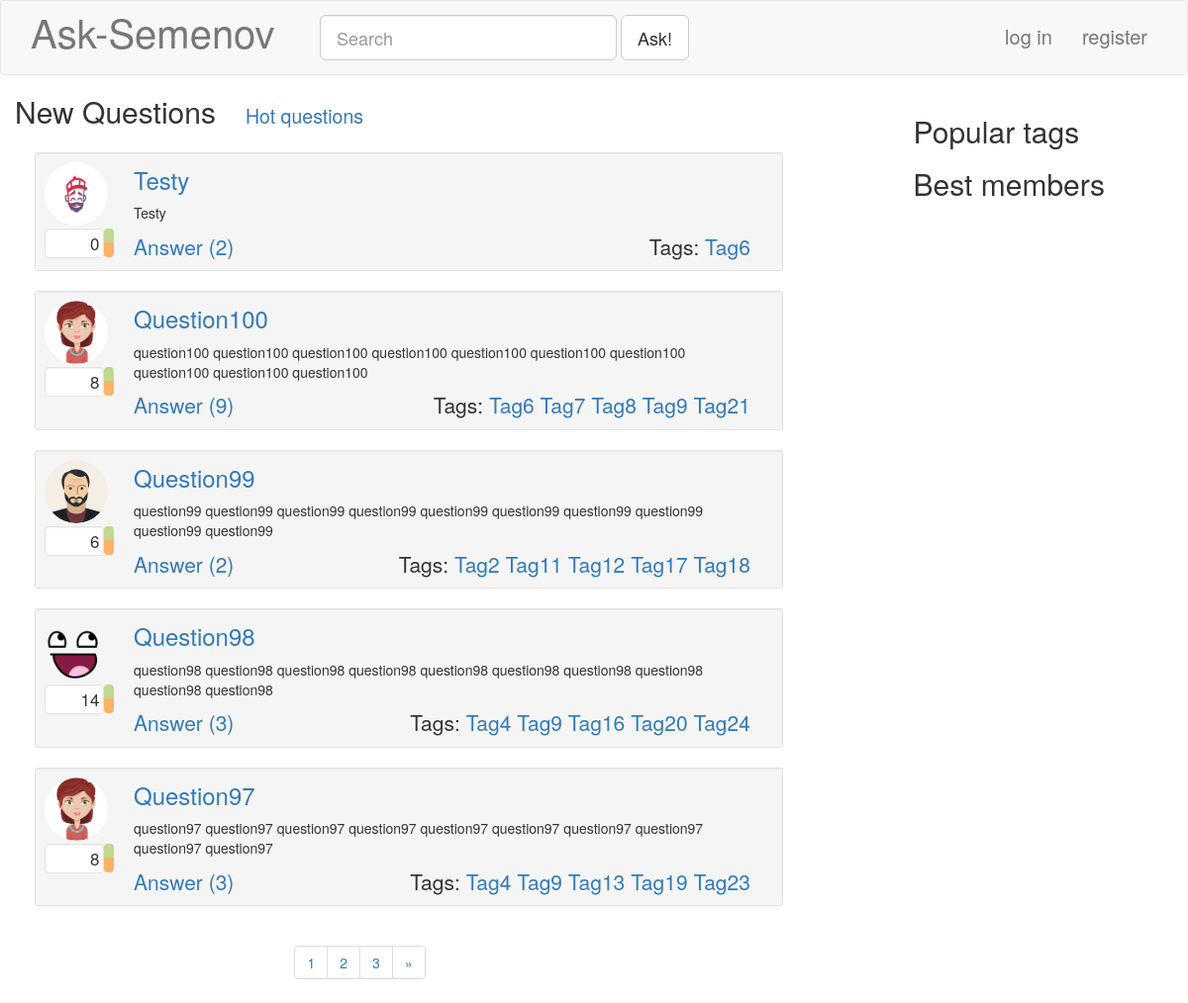
/, run on an earlier commit of the app's database.
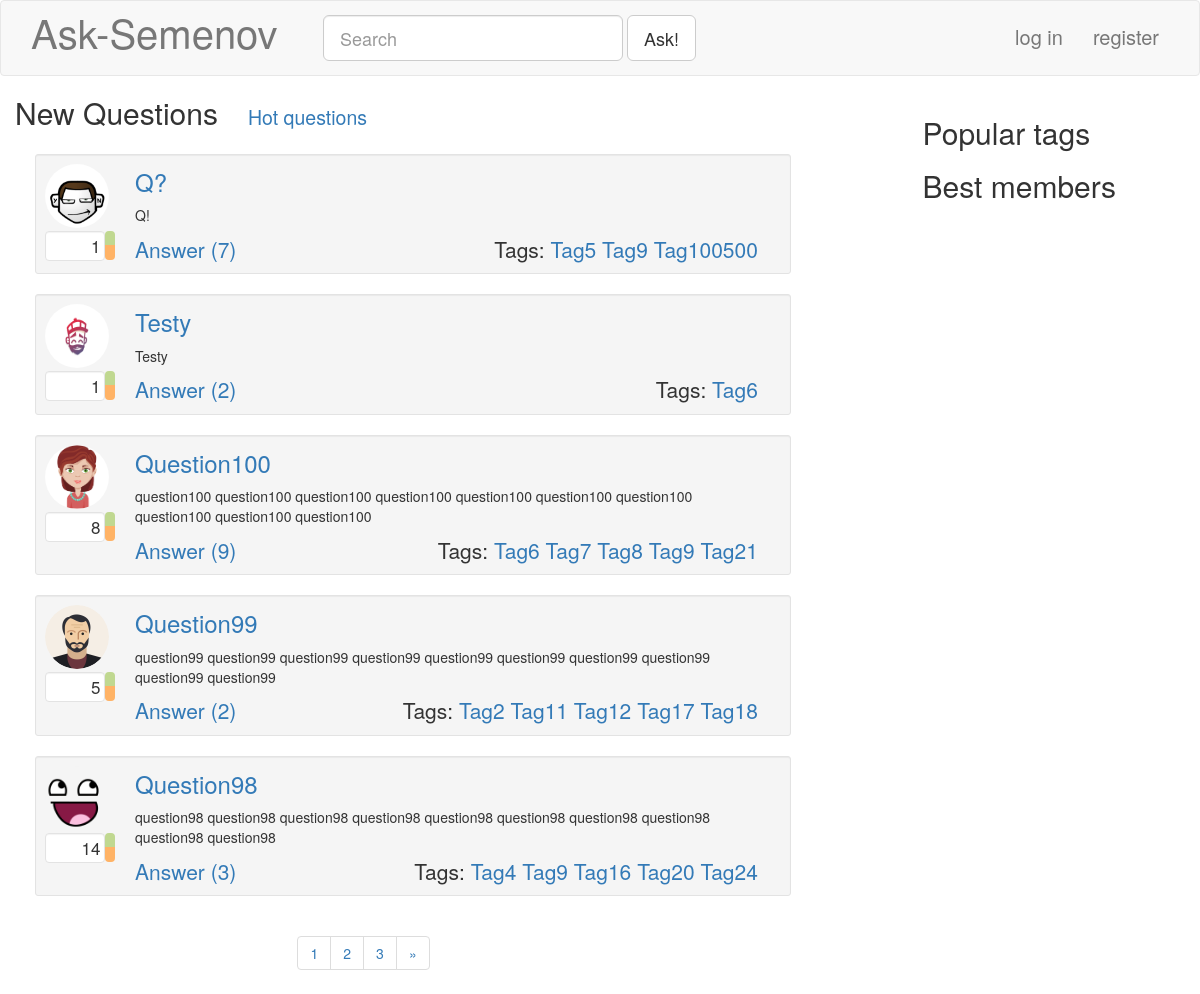
And on a later commit of the database.
### blog/models.py (models this page shows, shortened)
class Question( models.Model ):
	caption = models.CharField( null = False, blank = False, max_length = 100 )
	rating = models.IntegerField( null = False, default = 0 )
	text = models.TextField( null = False, blank = False )
	tags = models.ManyToManyField( 'Tag' )
	postDate = models.DateTimeField( null = False, blank = True, auto_now_add = True )
	author = models.ForeignKey( 'Profile', null = False, blank = False, on_delete = models.CASCADE )
	objects = QuestionManager()
	def answersCount( self ):
		return self.answer_set.count()
	class Meta:
		verbose_name = "Вопрос"
		verbose_name_plural = "Вопросы"

class Profile( models.Model ):
	user = models.OneToOneField( User, null = False, blank = False, on_delete = models.CASCADE )
	nickname = models.TextField( null = False, blank = False, max_length = 30 )
	image = models.ImageField( null = False, blank = True, upload_to = '', default = 'dummy.png', max_length = 100 )
	rating = models.IntegerField( null = False, default = 0 )
	objects = ProfileManager()
	class Meta:
		verbose_name = "Профиль"
		verbose_name_plural = "Профили"

class Tag( models.Model ):
	caption = models.CharField( unique = True, null = False, blank = False, max_length = 20 )
	objects = TagManager()
	def __str__( self ):
		return str( self.caption )
	class Meta:
		verbose_name = "Тэг"
		verbose_name_plural = "Тэги"

### blog/views.py (the view)
# urls.py: url(r'^$', blogViews.mainPage, name="mainPage"),
def mainPage( request ):
	result = makeBase( request );
	questions = Question.objects.date_sorted()
	result[ 'questions' ], result[ 'pageNumbers' ] = Paginate( request, questions, 5 )
	return render( request, 'index.html', result )

### blog/models.py (called while the page is built)
	def date_sorted( self ):
		return super( QuestionManager, self ).order_by( '-postDate', '-rating' )

### blog/views.py (called while the page is built)
def makeBase( request ):
	result = {
		'hotTags': cache.get( 'popular_tags' ),
		'bestMembers': cache.get( 'best_members' ),
	}
	if ( request.user.is_authenticated ):
		result[ 'profile' ] = Profile.objects.get_by_login( request.user.username )
	else:
		result[ 'profile' ] = None
	return result

def Paginate( request, container, perPage ):
	paginator = Paginator( container, perPage )
	pageNumber = request.GET.get( 'page' ) #gets page from get parameters
	try:
		page = paginator.page( pageNumber )
	except PageNotAnInteger:
		page = paginator.page( 1 )
	except EmptyPage:
		page = paginator.page( paginator.num_pages )
	pageNumbers = []
	for i in range( -2, 3 ):
		if ( page.number + i ) in paginator.page_range:
			pageNumbers.append( page.number + i )
	return page, pageNumbers

### templates/index.html (shortened to what this page needs)
{% extends "base.html" %}
{% load static %}
{% block extras %}
<link rel="stylesheet" href="{% static "css/questionlist.css" %}">
{% endblock %}
{% block customContentCaption %}
<div class="container-fluid">
  {% url 'hotQuestions' as hotQuestionsURL %}
	<h2>New Questions<small class="ask-questionListSubHeader"><a href="{{ hotQuestionsURL }}">Hot questions</a></small></h2>
</div>
{% endblock %}
{% block customContent %}
<div class="container-fluid">
	<div class="col-md-11 ask-questionList">
	{% for question in questions %}
	{% include "singlequestion.html" %}
	{% endfor %}
	</div>
</div>
<nav class="col-md-offset-4" aria-label="Page navigation">
  <ul class="pagination">
  {% for pageNumber in pageNumbers %}
    <li><a href="?page={{ pageNumber }}">{{ pageNumber }}</a></li>
  {% endfor %}
  {% if questions.has_next %}
    <li>
      <a href="?page={{ questions.next_page_number }}" aria-label="Next">
        <span aria-hidden="true">&raquo;</span>
      </a>
    </li>
  {% endif %}
  </ul>
</nav>
{% endblock %}

### templates/singlequestion.html
{% load static %}
<div id="question{{ question.id }}" class="well well-sm ask-questionListElement">
	<div class="media">
		<div class="media-left ask-questionListElementUserBlock">
			<a href="#">
				<img class="media-object img-circle ask-questionProfileImage" src="{{ question.author.image.url }}">
			</a>
			<div class="ask-questionRatingBlock">
				<div id="qrf{{ question.id }}" class="well pull-left text-right ask-questionRatingField">
					{{ question.rating }}
				</div>
				<div id="qrbg{{ question.id }}" class="btn-group-vertical pull-left ask-questionRatingButtonsGroup" role="group">
						<button type="button" class="btn ask-ratingButton ask-ratingUpButton"></button>
						<button type="button" class="btn ask-ratingButton ask-ratingDownButton"></button>
				</div>
			</div>
		</div>
		<div class="media-right ask-questionListElementQuestionBlock">
			{% url 'answer' question.id as questionURL %}
			<h3 class="ask-questionListElementCaption"><a href="{{ questionURL }}"> {{ question.caption }} </a></h3>
			<div><p> {{ question.text }} </p></div><br>
			<div class="ask-questionListElementBottomLine">
				{% url 'answer' question.id as questionURL %}
				<a class="lead" href="{{ questionURL }}">Answer ({{ question.answersCount }})</a>
				<span class="lead pull-right ask-questionListElementTags">
					Tags:
				{% for tag in question.tags.all %}
				{% url 'taggedQuestions' tag as taggedQuestionsUrl %}
					<a href="{{ taggedQuestionsUrl }}">{{ tag }}</a>
				{% endfor %}
				</span>
			</div>
		</div>
	</div>
</div>

What changed in the data, as far as the page shows it:
no longer on this page (row unchanged): Question: author.image (picture), rating "8", caption "Question97", text "question97 question97 question97 question97 question97 question97 question97 question97 question97 question97", answersCount "3", Tag (caption "Tag4"), Tag (caption "Tag9")
no longer on this page (row unchanged): Tag: caption "Tag13", shown under "8"
no longer on this page (row unchanged): Tag: caption "Tag19", shown under "8"
no longer on this page (row unchanged): Tag: caption "Tag23", shown under "8"
added Question: author.image (picture), rating "1", caption "Q?", text "Q!", answersCount "7", Tag (caption "Tag9")
now on this page (row unchanged): Tag: caption "Tag5", shown under "1"
added Tag: caption "Tag100500", shown under "1"
changed Question "Testy": rating "0" → "1"
changed Question "Question99": rating "6" → "5"
